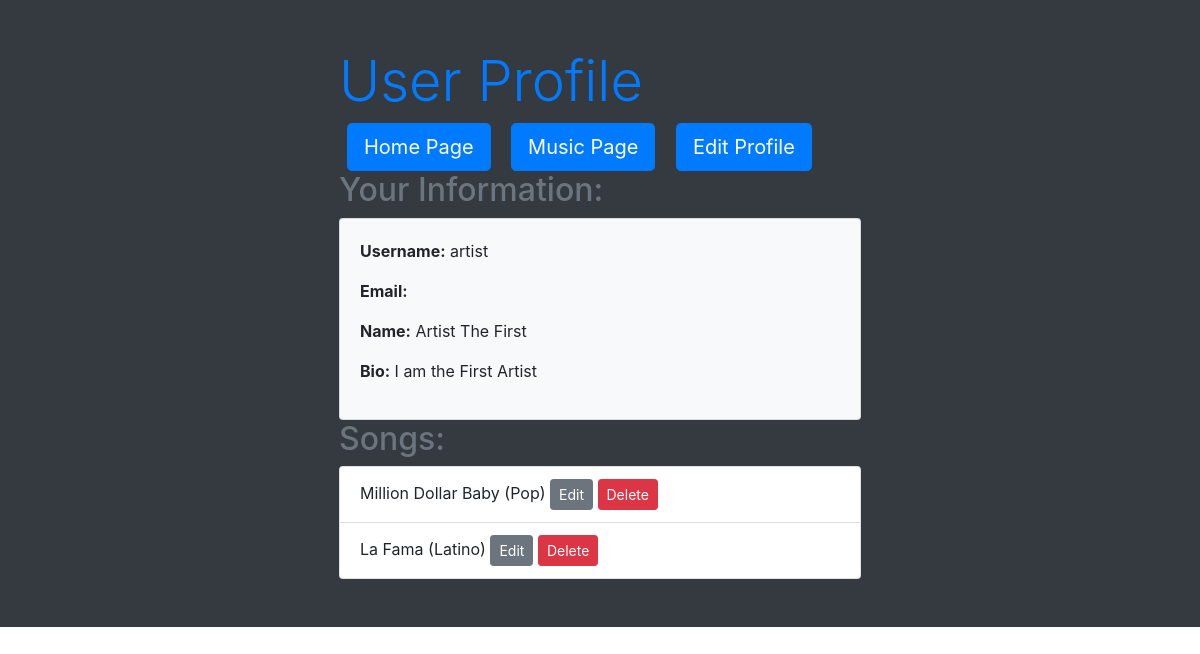
The app's page /profile/ (signed in) with its own data.
### music_streaming_app/models.py (models this page shows, shortened)
class User(AbstractUser):
    name = models.CharField(max_length=100, unique=True)
    bio = models.TextField()
    is_artist = models.BooleanField(default=False)
    email = models.EmailField(blank=True)

class MusicTrack(models.Model):
    title = models.CharField(max_length=100)
    artist = models.ForeignKey(User, on_delete=models.CASCADE, related_name='tracks')
    audio_file = models.FileField(upload_to='audio_files/')
    genre = models.CharField(max_length=50)

### music_streaming_app/views.py (the view)
# urls.py: path("profile/", views.profile, name="profile"),
def profile(request):
    user = request.user
    return render(request, "user_profile.html", {"user": user})

### music_streaming_app/templates/user_profile.html
{% extends "base.html" %}
{% block content %}
    <div class="container">
        <div class="row justify-content-center">
            <div class="col-md-6">
                <h1 class="display-4 text-primary">User Profile</h1>
                <a href="{% url "home-page" %}" class="btn btn-primary btn-lg mx-2">Home Page</a>
                <a href="{% url "music_page" %}" class="btn btn-primary btn-lg mx-2">Music Page</a>
                <a href="{% url "edit_profile_redirect" %}" class="btn btn-primary btn-lg mx-2">Edit Profile</a>
                <h2 class="text-secondary">Your Information:</h2>
                <div class="card bg-light">
                    <div class="card-body">
                        <p><strong>Username:</strong> {{ user.username }}</p>
                        <p><strong>Email:</strong> {{ user.email }}</p>
                        <p><strong>Name:</strong> {{ user.name }}</p>
                        <p><strong>Bio:</strong> {{ user.bio }}</p>
                    </div>
                </div>
                {% if user.is_artist %}
                    <h2 class="text-secondary">Songs:</h2>
                    <ul class="list-group">
                        {% for song in user.tracks.all %}
                            <li class="list-group-item">
                                {{ song.title }} ({{ song.genre }})
                                <a href="{% url "music_edit" song.id %}" class="btn btn-secondary btn-sm">Edit</a>
                                <a href="{% url "music_delete" song.id %}" class="btn btn-danger btn-sm">Delete</a>
                            </li>
                        {% endfor %}
                    </ul>
                {% else %}
                    <p class="text-secondary">You have no songs.</p>
                {% endif %}
            </div>
        </div>
    </div>
{% endblock %}

### records on screen
User: username "artist", name "Artist The First", bio "I am the First Artist"
MusicTrack: title "Million Dollar Baby", genre "Pop"
MusicTrack: title "La Fama", genre "Latino"
